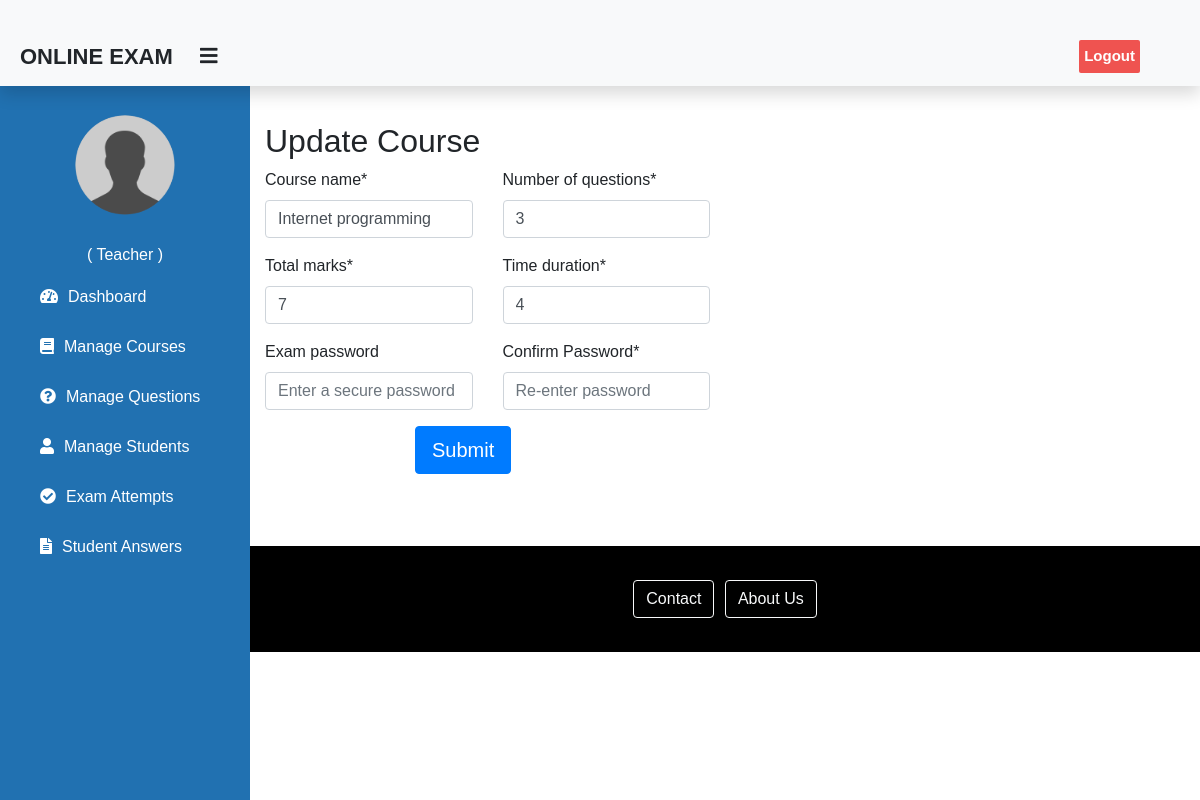
/teacher/edit-course/3/, run on the app's committed database.
### exam/models.py (models this page shows, shortened)
class Course(models.Model):
   course_name = models.CharField(max_length=50)
   number_of_questions = models.PositiveIntegerField()
   total_marks = models.PositiveIntegerField(default=None)
   time_duration = models.PositiveIntegerField(default=None)
   exam_password = models.CharField(max_length=20, null=True, blank=True)  # Field for exam password
   class Meta:
       verbose_name = "course"

### teacher/views.py (the view)
# urls.py: path('edit-course/<int:pk>/', views.edit_course_view, name='edit-course'),
def edit_course_view(request,pk):
    course = get_object_or_404(QMODEL.Course, id=pk)
    message = ""
    if request.method == 'POST':
        form = QFORM.CourseForm(request.POST, instance=course)
        if form.is_valid():
            form.save()  # Save the updated student data
            message = "you updated successfully"
            return render(request, 'teacher/edit_course.html',
                          {'form': form,
                           'message':message}) # Redirect to some success page or back to the list
    else:
        form = QFORM.CourseForm(instance=course)
    return render(request, 'teacher/edit_course.html', {'form': form})

### exam/forms.py (shortened to what this page needs)
class CourseForm(forms.ModelForm):
    password_confirmation = forms.CharField(
        label="Confirm Password",
        widget=forms.PasswordInput(attrs={'placeholder': 'Re-enter password'}),
    )
    class Meta:
        model = Course
        fields = ['course_name', 'number_of_questions', 'total_marks', 'time_duration', 'exam_password']
        widgets = {
            'exam_password': forms.PasswordInput(attrs={'placeholder': 'Enter a secure password'}),
        }

### templates/teacher/edit_course.html (shortened to what this page needs)
{% extends 'teacher/teacherbase.html' %}
{% load widget_tweaks %}
{% load crispy_forms_tags %}
{% block content %}
<html>
    <head>
</head>
<body>
<div class="container">
    {% if message %}
    <h2 style="color: chartreuse;">{{ message }}</h2>
    {% else %}
    <h2>Update Course</h2>
    {% endif %}
    <form method="post">
        <div class="row">
            <div class="col-3">
                {{ form.course_name|as_crispy_field }}
            </div>
            <div class="col-3">
                {{ form.number_of_questions|as_crispy_field }}
            </div>
        </div>
        <div class="row">
            <div class="col-3">
                {{ form.total_marks|as_crispy_field }}
            </div>
            <div class="col-3">
                {{ form.time_duration|as_crispy_field }}
            </div>
        </div>
        <div class="row">
            <div class="col-3">
                {{ form.exam_password|as_crispy_field }}
            </div>
            <div class="col-3">
                {{ form.password_confirmation|as_crispy_field }}
            </div>
        </div>
        <div style="margin-left: 150px;">
            <button type="submit" class="btn btn-primary btn-lg rounded" style="border-radius: 0%;">Submit</button>
        </div>
    </form>
</div>
</body>
</html>
{% endblock %}

### templates/teacher/teacherbase.html (style rules this page uses)
body { margin: 0; padding: 0; font-family: "Gill Sans", sans-serif;; }

### templates/exam/footer.html (style rules this page uses)
html, body { height: 100%; margin: 0; display: flex; flex-direction: column; }

### data on the page
Course: course_name "Internet programming", number_of_questions "3", total_marks "7", time_duration "4"
